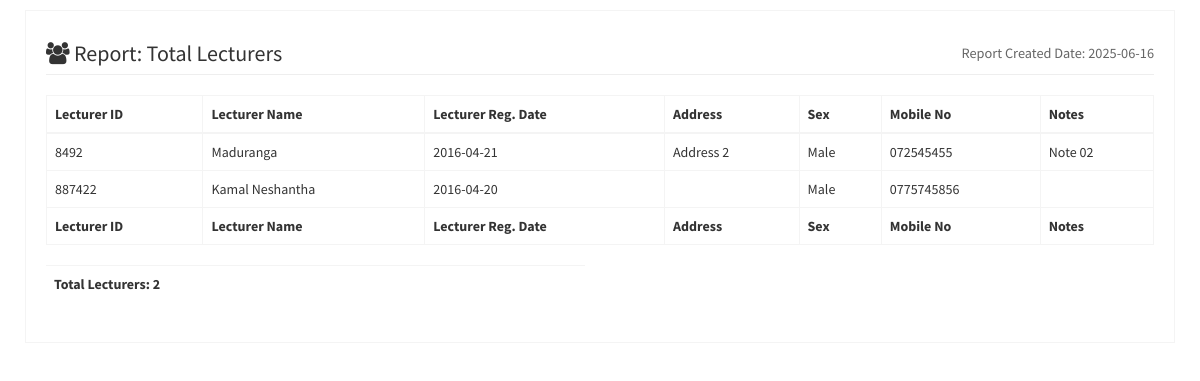
The page /systemsu/output/repolecturers.php (signed in) on the database its author committed.
### tables this page shows
CREATE TABLE `cp_lecturers` (
  `id` int(11) NOT NULL,
  `lec_id` int(11) NOT NULL,
  `lec_regdate` date NOT NULL,
  `lec_name` varchar(255) NOT NULL,
  `lec_address` varchar(255) DEFAULT NULL,
  `lec_sex` varchar(45) DEFAULT NULL,
  `lec_mob` varchar(45) NOT NULL,
  `lec_notes` varchar(255) DEFAULT NULL
);

### systemsu/output/repolecturers.php (the view, shortened to what this page needs)
<?php
if(isset($_SESSION['user_id']) && isset($_SESSION['user_name'])){
include_once '../../php-includes/connect.inc.php';
?>
<!DOCTYPE html>
<html>
  <head>
    <link rel="stylesheet" href="../bootstrap/css/bootstrap.min.css">
    <link rel="stylesheet" href="https://maxcdn.bootstrapcdn.com/font-awesome/4.4.0/css/font-awesome.min.css">
    <link rel="stylesheet" href="https://code.ionicframework.com/ionicons/2.0.1/css/ionicons.min.css">
    <link rel="stylesheet" href="../dist/css/AdminLTE.min.css">
  </head>
  <body>
    <div class="wrapper">
      <section class="invoice">
        <div class="row">
          <div class="col-xs-12">
            <h2 class="page-header">
              <i class="fa fa-users"></i> Report: Total Lecturers
              <small class="pull-right">Report Created Date: <?php echo date('Y-m-d'); ?></small>
            </h2>
          </div>
        </div>
        <?php
    $stmt = $db->prepare("SELECT id, lec_id, lec_regdate, lec_name, lec_address, lec_sex, lec_mob, lec_notes FROM `cp_lecturers`");
    $stmt->bind_result($id, $lec_id, $lec_regdate, $lec_name, $lec_address, $lec_sex, $lec_mob, $lec_notes);
    $stmt->execute();
        ?>
        <div class="row">
          <div class="col-xs-12 table-responsive">
            <table id="vas_table" class="table table-hover table-bordered table-responsive">
                    <thead>
                      <tr>
                        <th>Lecturer ID</th>
                        <th>Lecturer Name</th>
                        <th>Lecturer Reg. Date</th>
                        <th>Address</th>
                        <th>Sex</th>
                        <th>Mobile No</th>
                        <th>Notes</th>
                      </tr>
                    </thead>
                    <tbody>
                    <?php
                     while ($stmt->fetch()){
                    ?>
                      <tr>
                        <td><?php echo $lec_id; ?></td>
                        <td><?php echo $lec_name;  ?></td>
                        <td><?php echo $lec_regdate; ?></td>
                        <td><?php echo $lec_address; ?></td>
                        <td><?php echo $lec_sex; ?></td>
                        <td><?php echo $lec_mob; ?></td>
                        <td><?php echo $lec_notes; ?></td>
                      </tr>
                   <?php
                     }
                   ?>
                   </tbody>
                     <tfoot>
                      <tr>
                        <th>Lecturer ID</th>
                        <th>Lecturer Name</th>
                        <th>Lecturer Reg. Date</th>
                        <th>Address</th>
                        <th>Sex</th>
                        <th>Mobile No</th>
                        <th>Notes</th>
                      </tr>
                    </tfoot>
                  </table>
          </div>
        </div>
        <div class="row">
          <div class="col-xs-6">
            <div class="table-responsive">
              <table class="table">
                <tr>
              <?php
               $stmt1 = $db->prepare("SELECT COUNT(id) FROM `cp_lecturers` ");
               $stmt1->bind_result($TotalLec);
               $stmt1->execute();
            ?>
                    <th>Total Lecturers: <?php echo $TotalLec; ?></th>
                </tr>
              </table>
            </div>
          </div>
        </div>
      </section>
    </div>
  </body>
</html>
<?php
} else {
    header('Location: ../login.php');
}
?>

### rows shown on the page
cp_lecturers: lec "8492", lec_name "Maduranga", lec_regdate "2016-04-21", lec_address "Address 2", lec_sex "Male", lec_mob "072545455", lec_notes "Note 02"
cp_lecturers: lec "887422", lec_name "Kamal Neshantha", lec_regdate "2016-04-20", lec_sex "Male", lec_mob "0775745856"

### other values the page prints
$TotalLec "2"
